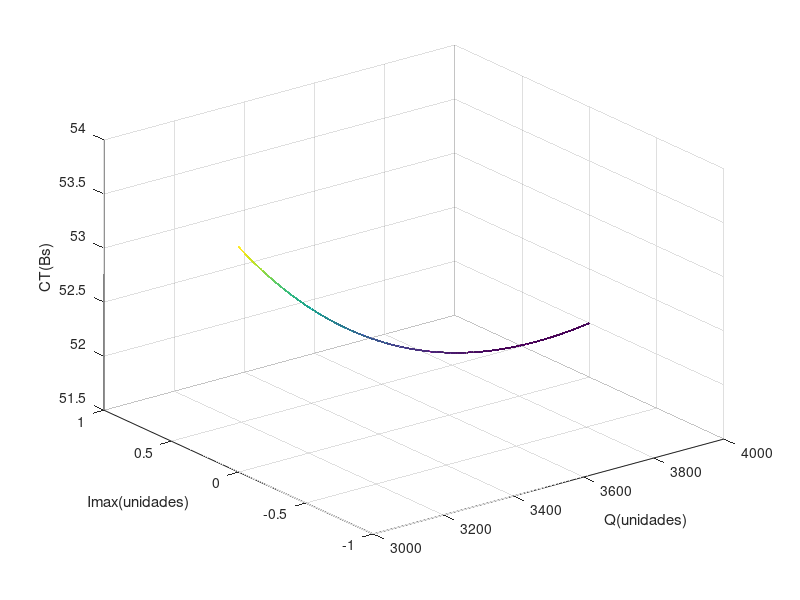
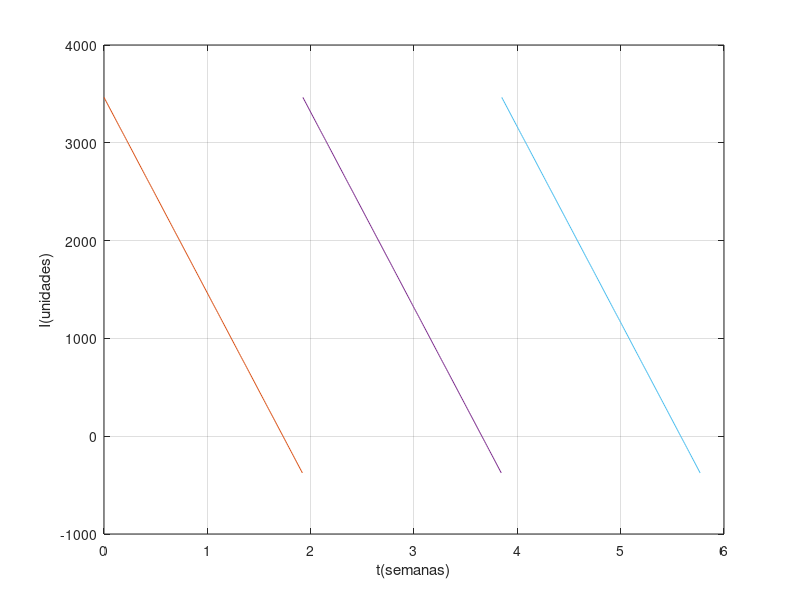

Reproduce these figures in MATLAB, in order.
Co = 50%Bs/orden
Cp = 0.015%Bs/(unidad.semana) 
Ce = 9*Cp%Bs/(unidad.semana) %k = Ce/Cp = 9
D = 2000%unidades/semana

Q = linspace(3000,4000,200);
Imax = linspace(1,2000,200)*0;
[QQ,ImaxImax] = meshgrid(Q,Imax);
CT = (Co*D)./QQ + (Cp*((0.90*QQ).^2))./(2*QQ) + (Ce*((QQ-0.90*QQ).^2))./(2.*QQ);
meshc(QQ,ImaxImax,CT) 
xlabel("Q(unidades)")
ylabel("Imax(unidades)")
zlabel("CT(Bs)")

[minCT,iminCT] = min(min(CT));
[MinCT,jminCT] = min(CT);
minCT

iminCT
Qopt = Q(iminCT)
jminCT = jminCT(iminCT)
Imaxopt = Imax(jminCT)

Q = Qopt
Imax = 0.90*Q
T = Q/D

it = 0
while it <= 2
  figure (2)
  I = [-(Q-Imax):0.01:Imax];
  t = ones(1,length(I))*(T*it);
  plot(t,I)
  hold on
  t = T*(it):0.01:T*(it + 1);
  I = -D*t + Imax + (T*D)*it;
  plot(t,I)
  it = it + 1;
endwhile
ylabel("I(unidades)")
xlabel("t(semanas)")
grid